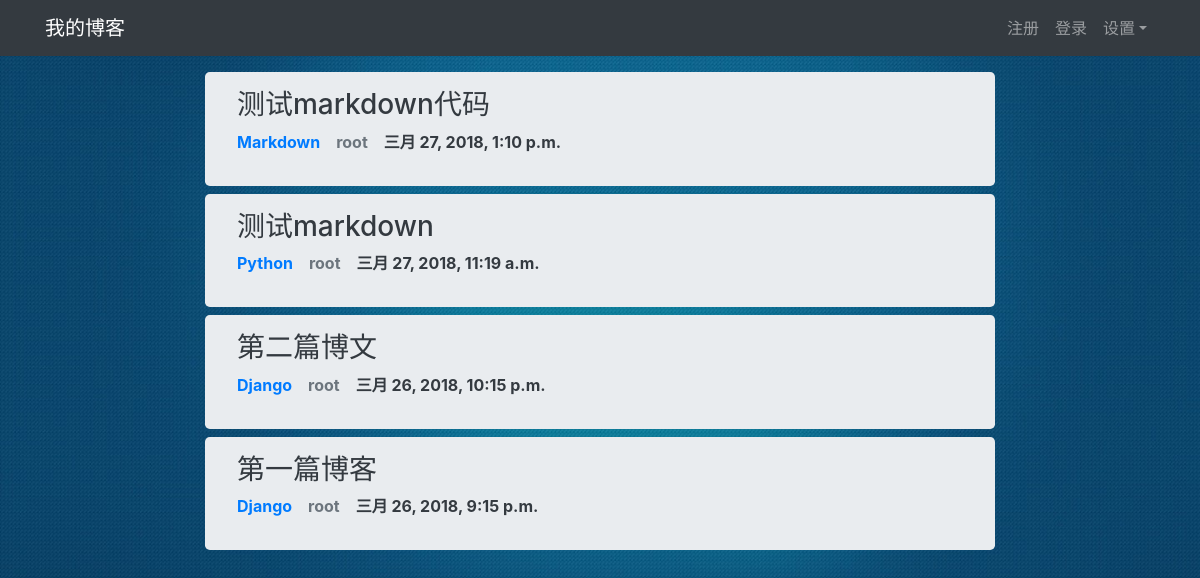
Before: / with the older database file.
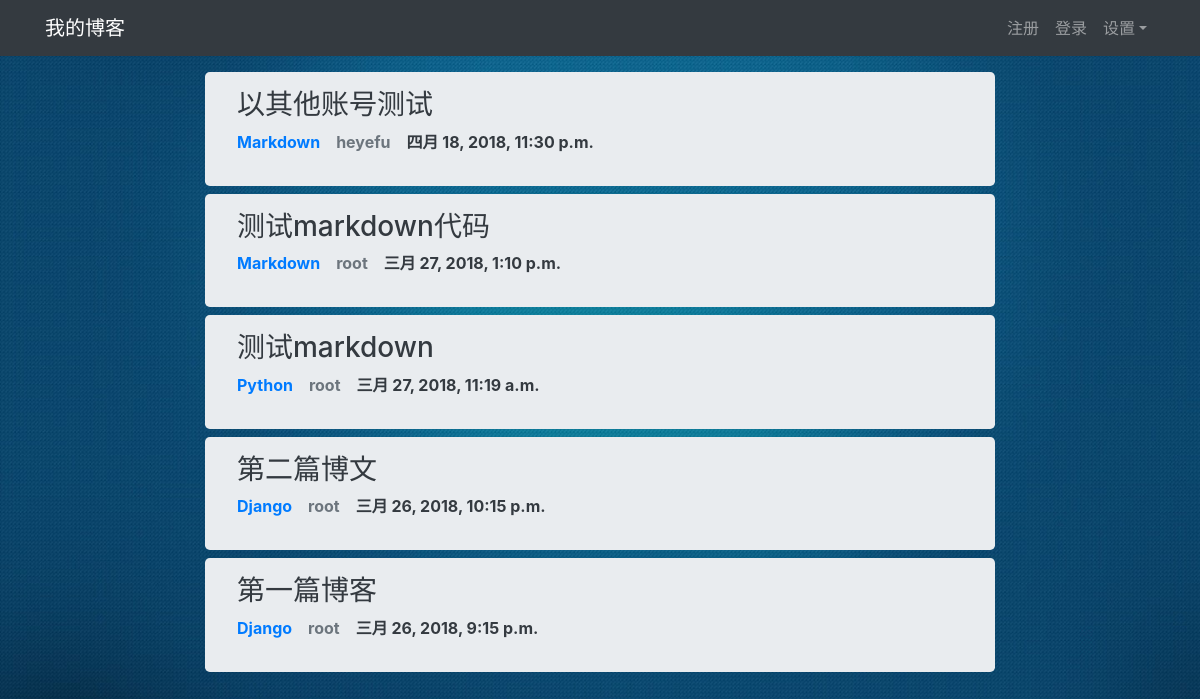
After: the same page with the newer database file.
### blog/models.py (models this page shows, shortened)
class Article(models.Model):
    title = models.CharField(max_length=100)
    body = models.TextField()
    category = models.ForeignKey(Category, on_delete=models.CASCADE)
    created_time = models.DateTimeField(auto_now_add=True)
    modified_time = models.DateTimeField(auto_now=True)
    author = models.ForeignKey(User, on_delete=models.CASCADE)
    tags = models.ManyToManyField(Tag)

class Category(models.Model):
    name = models.CharField(max_length=100)
    def __str__(self):
        return self.name

### blog/views.py (the view)
# urls.py: path('', views.index, name="index"),
def index(request):
    articles = Article.objects.all().order_by('-created_time')
    context = {'articles': articles}
    return render(request, 'blog/index.html', context)

### blog/templates/blog/index.html
{% extends 'blog/base.html' %}
{% load i18n %}
{% load static %}
{% block extracss %}
        <link rel="stylesheet" href="{% static 'css/index.css' %}">
{% endblock extracss %}
{% block content %}
<div class="row">
    <div class="col-md-2">
    </div>
    <div class="col-md-8">
        {% for article in articles %}
            <div class="jumbotron jumbotron-articles">
                <h3><a href="{% url 'blog:article_details' article.id %}" class="a-text a-hover">{{ article.title }}</a></h3>
                <dl class="list-articles">
                    <dt><a class="a-hover" href="#">{{ article.category }}</a></dt>
                    <dt><a class="text-secondary a-hover" href="#">{{ article.author }}</a></dt>
                    <dt><a href="#" class="text-dark a-hover">{{ article.created_time }}</a></dt>
                </dl>
            </div>
        {% endfor %}
    </div>
</div>
{% endblock content %}

### blog/templates/blog/base.html (shortened to what this page needs)
{% load i18n %}
{% load static %}
<!doctype html>
<html lang="en">
    <head>
        <link rel="stylesheet" href="{% static 'bootstrap4/css/bootstrap.min.css' %}">
        {% block extracss %}{% endblock extracss %}
    </head>
    <body>
        <header>
            <nav class="navbar navbar-expand-sm navbar-dark bg-dark fixed-top">
            <div class="container">
                <div class="navbar-header">
                    <a class="navbar-brand" href="{% url 'blog:index' %}">{% trans 'Myblog' %}</a>
                </div>
                <div id="navbar" class="collapse navbar-collapse justify-content-end">
                    <ul class="navbar-nav">
                        {% if user.is_authenticated %}
                        <li class="nav-item dropdown">
                            <a class="nav-link dropdown-toggle" href="#" id="setting" role="button" data-toggle="dropdown" aria-haspopup="true" aria-expanded="false">{{ user.username }}</a>
                            <div class="dropdown-menu" aria-labelledby="setting">
                                <a class="dropdown-item" href="{% url 'blog:new_article' %}">{% trans 'New Blog' %}</a>
                                <a class="dropdown-item dropdown-toggle" id="language" role="button" data-toggle="dropdown" aria-haspopup="true" aria-expanded="false" href="#">{% trans 'language' %}</a>
                                <div class="dropdown-menu" aria-labelledby="language">
                                    {% for language in LANGUAGES %}
                                    <a class="dropdown-item" href="{% url 'blog:change_language' language.0 %}" next={{ request.path }}>{{ language.1 }}</a>
                                    {% endfor %}
                                </div>
                                <a class="dropdown-item" href="{% url 'users:logout' %}">{% trans 'Sign out' %}</a>
                            </div>
                        </li>
                        {% else %}
                        <li><a class="nav-link" href="{% url 'users:register' %}" >{% trans 'Sign in' %}</a></li>
                        <li><a class="nav-link" href="{% url 'users:login' %}" >{% trans 'Sign up' %}</a></li>
                        <li class="nav-item dropdown">
                            <a class="nav-link dropdown-toggle" href="#" id="setting" role="button" data-toggle="dropdown" aria-haspopup="true" aria-expanded="false">{% trans 'setting' %}</a>
                        </li>
                        {% endif %}
                    </ul>
                </div>
            </div>
        </nav>
        </header>
        <main role="main">
                    {% block content %}{% endblock content %}
        </main>
    </body>
</html>

### blog/static/css/index.css (style rules this page uses)
html,body { min-height: 100%; width: 100% height: 100%; margin: 0; padding: 0; }
body { background: url("../img/bg-1.jpg") no-repeat; background-size: 100% 100%; margin-bottom: 35px; background-attachment: scroll; overflow-x: hidden; }
main { margin-top: 4rem; }
.a-text { color: #343a40; }
.jumbotron-articles { margin: 0.5rem 0; padding: 1rem 2rem; }
.list-articles { display: flex; }
.list-articles dt { margin-right: 1rem; }

Changed rows visible on the page:
added Article: title "以其他账号测试", category "Markdown", author "heyefu", created_time "四月 18, 2018, 11:30 p.m."
